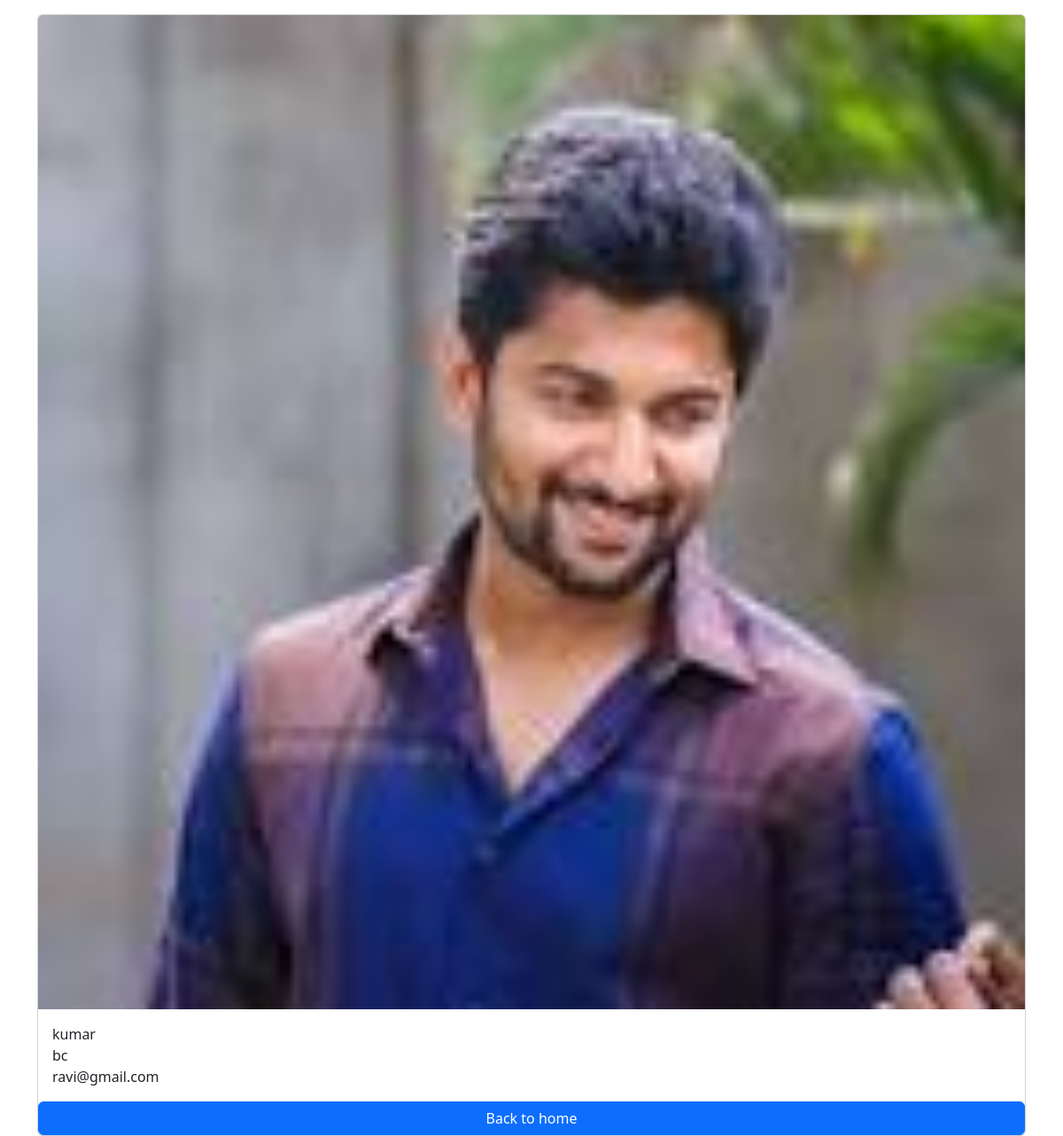
Screenshot of /employees/2/ with the database file from the repository.
### salary/models.py (models this page shows, shortened)
class Employee(models.Model):
    first_name=models.CharField(max_length=100)
    last_name=models.CharField(max_length=100)
    photo=models.ImageField(upload_to='images')
    designation=models.CharField(max_length=100)
    email_address=models.EmailField(max_length=100,unique=True)
    phone_number=models.CharField(max_length=10,blank=True)

### salary/views.py (the view)
# urls.py: path('<int:pk>/',views.employee_detail,name='employee_detail')
def employee_detail(request,pk):
    employee=get_object_or_404(Employee,pk=pk)
    context={
        'employee':employee,
    }
    return render(request,'employee_detail.html',context)

### templates/employee_detail.html (shortened to what this page needs)
<!DOCTYPE html>
<html lang="en">
<head>
    <link href="https://cdn.jsdelivr.net/npm/bootstrap@5.3.2/dist/css/bootstrap.min.css" rel="stylesheet">
</head>
<body>
    <div class="container mt-3">
        <div class="card mx-auto " style="width=30px;height=50px">
            <img src="{{employee.photo.url}}" class="card-img-top" alt=" ">
            <div class="card-body">
                <p class="card-text m-0">{{employee.frist_name}}{{employee.last_name}}</p>
                <p class="card-text m-0">{{employee.designation}}</p>
                <p class="card-text m-0">{{employee.email_address}}</p>
            </div>
            <a href=" {% url "home" %}" class="btn btn-primary">Back to home</a>
        </div>
</body>
</html>

### rows the page displays
Employee: photo (picture), last_name "kumar", designation "bc", email_address "ravi@gmail.com"
